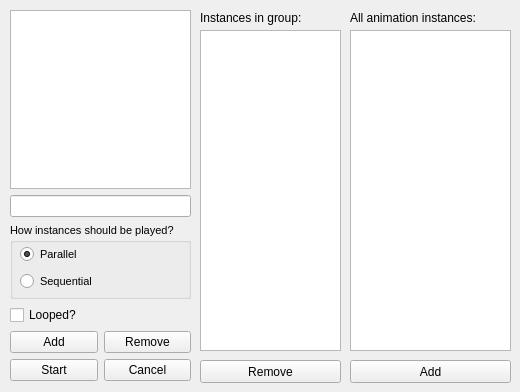
    <widget class="QWidget" name="tab_animationsgroup">
     <attribute name="title">
      <string>An. Groups</string>
     </attribute>
     <widget class="QListWidget" name="lstAnimationsGroupInGroup">
      <property name="geometry">
       <rect>
        <x>200</x>
        <y>30</y>
        <width>141</width>
        <height>321</height>
       </rect>
      </property>
     </widget>
     <widget class="QListWidget" name="lstAnimationsGroupAllAnimations">
      <property name="geometry">
       <rect>
        <x>350</x>
        <y>30</y>
        <width>161</width>
        <height>321</height>
       </rect>
      </property>
     </widget>
     <widget class="QPushButton" name="btnAnimationsGroupRemoveFromList">
      <property name="geometry">
       <rect>
        <x>200</x>
        <y>360</y>
        <width>141</width>
        <height>23</height>
       </rect>
      </property>
      <property name="text">
       <string>Remove</string>
      </property>
     </widget>
     <widget class="QPushButton" name="btnAnimationsGroupAddToList">
      <property name="geometry">
       <rect>
        <x>350</x>
        <y>360</y>
        <width>161</width>
        <height>23</height>
       </rect>
      </property>
      <property name="text">
       <string>Add</string>
      </property>
     </widget>
     <widget class="QLabel" name="lblAnimationGroupInstancesList">
      <property name="geometry">
       <rect>
        <x>200</x>
        <y>10</y>
        <width>111</width>
        <height>16</height>
       </rect>
      </property>
      <property name="text">
       <string>Instances in group:</string>
      </property>
     </widget>
     <widget class="QLabel" name="lblAnimationsGroupAllInstances">
      <property name="geometry">
       <rect>
        <x>350</x>
        <y>10</y>
        <width>151</width>
        <height>16</height>
       </rect>
      </property>
      <property name="text">
       <string>All animation instances:</string>
      </property>
     </widget>
     <widget class="QWidget" name="layoutWidgetGroups">
      <property name="geometry">
       <rect>
        <x>10</x>
        <y>10</y>
        <width>181</width>
        <height>371</height>
       </rect>
      </property>
      <layout class="QVBoxLayout" name="verticalLayout">
       <item>
        <widget class="QListWidget" name="lstAnimationsGroup"/>
       </item>
       <item>
        <widget class="QLineEdit" name="txtAnimationsGroupName"/>
       </item>
       <item>
        <widget class="QGroupBox" name="grpAnimationsGroupParallelOrSequential">
         <property name="sizePolicy">
          <sizepolicy hsizetype="Minimum" vsizetype="MinimumExpanding">
           <horstretch>0</horstretch>
           <verstretch>37</verstretch>
          </sizepolicy>
         </property>
         <property name="minimumSize">
          <size>
           <width>0</width>
           <height>76</height>
          </size>
         </property>
         <property name="font">
          <font>
           <pointsize>8</pointsize>
          </font>
         </property>
         <property name="title">
          <string>How instances should be played?</string>
         </property>
         <widget class="QWidget" name="layoutWidgetAnimationGroup">
          <property name="geometry">
           <rect>
            <x>10</x>
            <y>20</y>
            <width>141</width>
            <height>52</height>
           </rect>
          </property>
          <layout class="QVBoxLayout" name="grpAnimationsGrouParallelOrSequentialLayout">
           <item>
            <widget class="QRadioButton" name="rbAnimationsGroupParallel">
             <property name="text">
              <string>Parallel</string>
             </property>
             <property name="checked">
              <bool>true</bool>
             </property>
            </widget>
           </item>
           <item>
            <widget class="QRadioButton" name="rbAnimationsGroupSequential">
             <property name="text">
              <string>Sequential</string>
             </property>
            </widget>
           </item>
          </layout>
         </widget>
        </widget>
       </item>
       <item>
        <widget class="QCheckBox" name="cbAnimationsGroupLooped">
         <property name="text">
          <string>Looped?</string>
         </property>
        </widget>
       </item>
       <item>
        <layout class="QHBoxLayout" name="horizontalLayout_21">
         <item>
          <widget class="QPushButton" name="btnAnimationsGroupAdd">
           <property name="text">
            <string>Add</string>
           </property>
          </widget>
         </item>
         <item>
          <widget class="QPushButton" name="btnAnimationsGroupRemove">
           <property name="text">
            <string>Remove</string>
           </property>
          </widget>
         </item>
        </layout>
       </item>
       <item>
        <layout class="QHBoxLayout" name="horizontalLayout_22">
         <item>
          <widget class="QPushButton" name="btnAnimationsGroupStart">
           <property name="text">
            <string>Start</string>
           </property>
          </widget>
         </item>
         <item>
          <widget class="QPushButton" name="btnAnimationsGroupCancel">
           <property name="text">
            <string>Cancel</string>
           </property>
          </widget>
         </item>
        </layout>
       </item>
      </layout>
     </widget>
    </widget>
